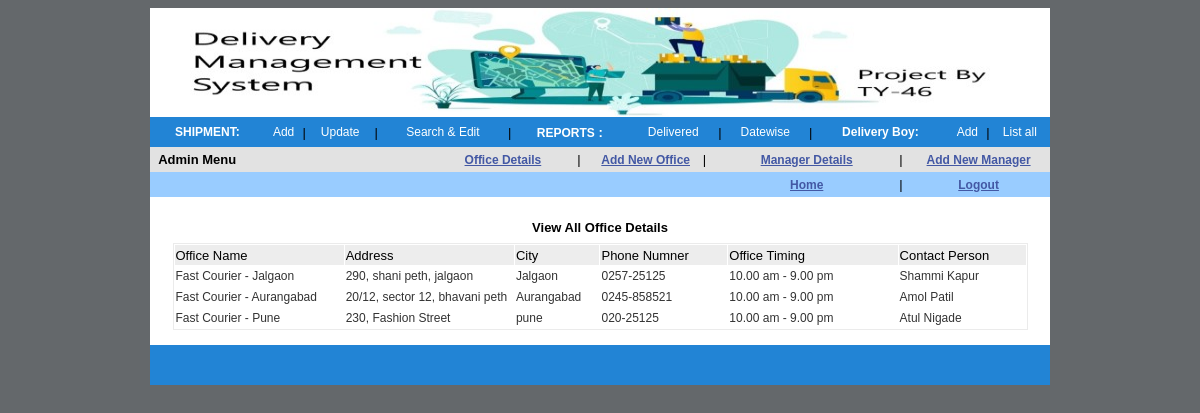
The page /offices-list.php (signed in) on the database its author committed.
### tables this page shows
CREATE TABLE `tbl_offices` (
  `id` int(10) NOT NULL,
  `off_name` varchar(100) NOT NULL,
  `address` varchar(230) NOT NULL,
  `city` varchar(100) NOT NULL,
  `ph_no` varchar(20) NOT NULL,
  `office_time` varchar(100) NOT NULL,
  `contact_person` varchar(100) NOT NULL
);

### offices-list.php (the view, shortened to what this page needs)
<?php
require_once 'library.php';
$sql = "SELECT *
		FROM tbl_offices";
$result = mysqli_query($dbConn, $sql);
?>
<!DOCTYPE html PUBLIC "-//W3C//DTD HTML 4.01 Transitional//EN" "http://www.w3.org/TR/html4/loose.dtd">
<html>
<head>
    <link href="css/mystyle.css" rel="stylesheet" type="text/css">
    <link href="css/style.css" rel="stylesheet" type="text/css">
</head>
<body>
    <table border="0" cellpadding="0" cellspacing="0" align="center" width="900">
        <tbody>
            <tr>
                <td width="900">
                    <?php require "header.php";
?>
                </td>
            </tr>
            <tr>
                <td bgcolor="#FFFFFF">
                    <table border="0" align="center" width="80%">
                        <tbody>
                            <tr>
                                <td class="LargeBlue" bgcolor="#FFFFFF" align="left">&nbsp;</td>
                            </tr>
                            <tr>
                                <td class="LargeBlue" bgcolor="#FFFFFF" align="left">
                                    <div class="Partext1" align="center"><strong>View All Office Details </strong></div>
                                </td>
                            </tr>
                        </tbody>
                    </table>
                    <table border="0" cellpadding="1" cellspacing="1" align="center" width="95%">
                        <tbody>
                            <tr>
                                <td>
                                </td>
                            </tr>
                        </tbody>
                    </table>
                    <table class="blackbox" border="0" cellpadding="1" cellspacing="1" align="center" width="95%">
                        <tbody>
                            <tr class="BoldRED" bgcolor="#FFFFFF" style="height:20px;">
                                <td class="newtext" bgcolor="#EDEDED" width="20%">Office Name </td>
                                <td class="newtext" bgcolor="#EDEDED" width="20%">Address</td>
                                <td class="newtext" bgcolor="#EDEDED" width="10%">City</td>
                                <td class="newtext" bgcolor="#EDEDED" width="15%">Phone Numner</td>
                                <td class="newtext" bgcolor="#EDEDED" width="20%">Office Timing</td>
                                <td class="newtext" bgcolor="#EDEDED" width="15%">Contact Person</td>
                            </tr>
                            <?php
    while ($data = mysqli_fetch_array($result)) {
        extract($data); ?>
                            <tr onMouseOver="this.bgColor='gold';" onMouseOut="this.bgColor='#FFFFFF';" bgcolor="#FFFFFF" style="height:20px;">
                                <td class="gentxt"><?php echo $off_name; ?></td>
                                <td class="gentxt"><?php echo $address; ?></td>
                                <td class="gentxt"><?php echo $city; ?></td>
                                <td class="gentxt"><?php echo $ph_no; ?></td>
                                <td class="gentxt"><?php echo $office_time; ?></td>
                                <td class="gentxt"><?php echo $contact_person; ?></td>
                            </tr>
                            <?php
    }
    ?>
                        </tbody>
                    </table>
                    <br>
                </td>
            </tr>
            <tr>
                <td>
                    <table border="0" cellpadding="0" cellspacing="0" align="center" width="900">
                        <tbody>
                            <tr>
                                <td bgcolor="#2284d5" height="40" width="476">&nbsp;</td>
                                <td bgcolor="#2284d5" width="304">
                                </td>
                            </tr>
                        </tbody>
                    </table>
                </td>
            </tr>
        </tbody>
    </table>
</body>
</html>

### css/mystyle.css (style rules this page uses)
.blackbox { border: 1px solid #EBEBEB; padding: 0px; }
body { font-family: Helvetica, Helvetica, Helvetica, Helvetica; font-size: 13px; background-color: #64686B; }
.gentxt { FONT-SIZE: 12px; TEXT-TRANSFORM: none; COLOR: #333333; FONT-STYLE: normal; FONT-FAMILY: Verdana, Arial; TEXT-DECORATION: none }
.newtext { font-family: Helvetica, Helvetica, Helvetica; font-size: 13px; color: #000000; }
.Partext1 { FONT-SIZE: 13px; LINE-HEIGHT: 17px; FONT-FAMILY: Helvetica, Helvetica, Helvetica; }

### header.php (style rules this page uses)
td { white-space: nowrap; }

### rows shown on the page
tbl_offices: off_name "Fast Courier - Jalgaon", address "290, shani peth, jalgaon", city "Jalgaon", ph_no "0257-25125", office_time "10.00 am - 9.00 pm", contact_person "Shammi Kapur"
tbl_offices: off_name "Fast Courier - Aurangabad", address "20/12, sector 12, bhavani peth", city "Aurangabad", ph_no "0245-858521", office_time "10.00 am - 9.00 pm", contact_person "Amol Patil"
tbl_offices: off_name "Fast Courier - Pune", address "230, Fashion Street", city "pune", ph_no "020-25125", office_time "10.00 am - 9.00 pm", contact_person "Atul Nigade"
